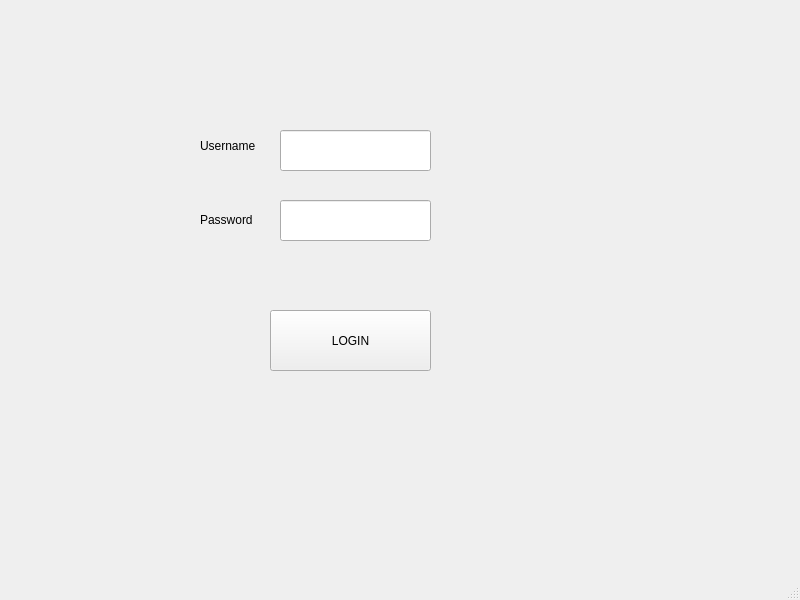
<?xml version="1.0" encoding="UTF-8"?>
<ui version="4.0">
 <class>MainWindow</class>
 <widget class="QMainWindow" name="MainWindow">
  <property name="geometry">
   <rect>
    <x>0</x>
    <y>0</y>
    <width>800</width>
    <height>600</height>
   </rect>
  </property>
  <property name="windowTitle">
   <string>MainWindow</string>
  </property>
  <widget class="QWidget" name="centralwidget">
   <widget class="QPushButton" name="pushButton">
    <property name="geometry">
     <rect>
      <x>270</x>
      <y>310</y>
      <width>161</width>
      <height>61</height>
     </rect>
    </property>
    <property name="text">
     <string>LOGIN</string>
    </property>
   </widget>
   <widget class="QLineEdit" name="form_user">
    <property name="geometry">
     <rect>
      <x>280</x>
      <y>130</y>
      <width>151</width>
      <height>41</height>
     </rect>
    </property>
    <property name="font">
     <font>
      <pointsize>14</pointsize>
      <bold>true</bold>
     </font>
    </property>
   </widget>
   <widget class="QLineEdit" name="form_password">
    <property name="geometry">
     <rect>
      <x>280</x>
      <y>200</y>
      <width>151</width>
      <height>41</height>
     </rect>
    </property>
    <property name="font">
     <font>
      <pointsize>14</pointsize>
      <bold>true</bold>
     </font>
    </property>
   </widget>
   <widget class="QLabel" name="label_user">
    <property name="geometry">
     <rect>
      <x>200</x>
      <y>130</y>
      <width>71</width>
      <height>31</height>
     </rect>
    </property>
    <property name="text">
     <string>Username</string>
    </property>
   </widget>
   <widget class="QLabel" name="label_password">
    <property name="geometry">
     <rect>
      <x>200</x>
      <y>199</y>
      <width>71</width>
      <height>41</height>
     </rect>
    </property>
    <property name="text">
     <string>Password</string>
    </property>
   </widget>
   <widget class="QLabel" name="label_status">
    <property name="geometry">
     <rect>
      <x>40</x>
      <y>410</y>
      <width>701</width>
      <height>91</height>
     </rect>
    </property>
    <property name="font">
     <font>
      <pointsize>12</pointsize>
      <italic>true</italic>
      <underline>false</underline>
      <strikeout>false</strikeout>
      <fontweight>Medium</fontweight>
     </font>
    </property>
    <property name="text">
     <string/>
    </property>
   </widget>
  </widget>
  <widget class="QMenuBar" name="menubar">
   <property name="geometry">
    <rect>
     <x>0</x>
     <y>0</y>
     <width>800</width>
     <height>23</height>
    </rect>
   </property>
  </widget>
  <widget class="QStatusBar" name="statusbar"/>
 </widget>
 <resources/>
 <connections/>
</ui>
